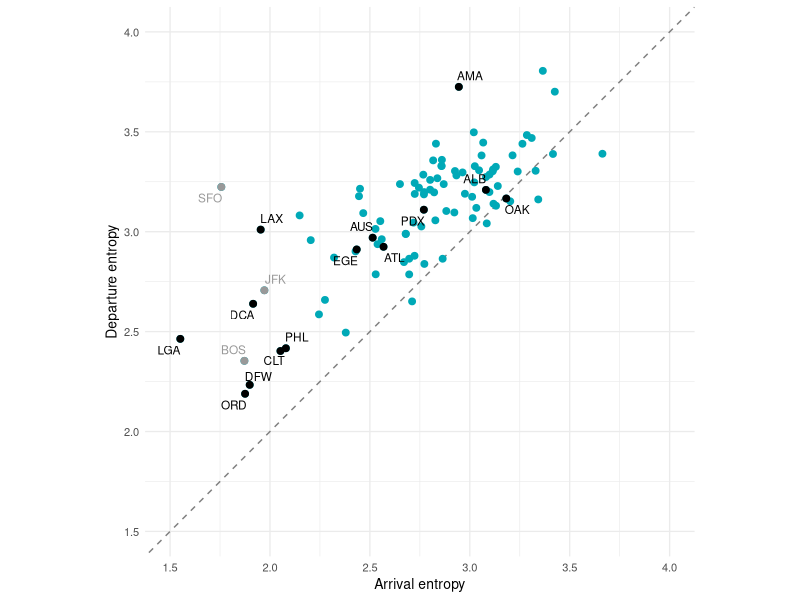

Recreate this plot in R.
library(tidyverse)
library(ggrepel)

airports <- read_csv(here::here("data/airports_in_cont_us.csv"),
                     show_col_types = F)

entropy_american <- read_csv(here::here('data/entropy_df.csv'),
                             show_col_types = F) |>
  filter(airline == "American") |>
  filter(airport %in% airports$airport)

aa_fig3 <- c("DFW", "CLT", "ORD", "PHL", "LGA", "LAX", "DCA", "AUS", "ATL", "PDX", "EGE", "ALB", "OAK", "AMA")
aa_other <- c("SFO", "JFK", "BOS")

highlight_df <- entropy_american |>
  filter(airport %in% aa_fig3 | airport %in% aa_other) |>
  mutate(group = ifelse(airport %in% aa_fig3, "highlighted", "others"))

color_df <- c(highlighted = "black", others = "grey60")

fig6 <- entropy_american |>
  ggplot(aes(x = Arrival, y = Departure)) +
  geom_abline(slope = 1, intercept = 0, linetype = "dashed", color = "grey50") +
  geom_point(color = "#00a9b7", size = 2) +
  geom_point(data = highlight_df, aes(color = group), size = 2) +
  ggrepel::geom_text_repel(
    data = highlight_df, aes(label = airport, color = group), size = 3,
    max.overlaps = Inf) +
  scale_x_continuous(breaks = seq(1.5, 4, by = 0.5)) +
  scale_y_continuous(breaks = seq(1.5, 4, by = 0.5)) +
  coord_cartesian(xlim = c(1.5, 4), ylim = c(1.5, 4)) +
  scale_color_manual(name = 'Type', values = color_df) +
  theme_minimal(base_size = 10) +
  theme(aspect.ratio = 1,
        legend.position = "none") +
  guides(shape = 'none') +
  xlab("Arrival entropy") +
  ylab("Departure entropy")
ggsave(plot = fig6, filename = here::here("figures/fig6.png"),
       units = 'cm', width = 9, height = 9, bg = "white")
